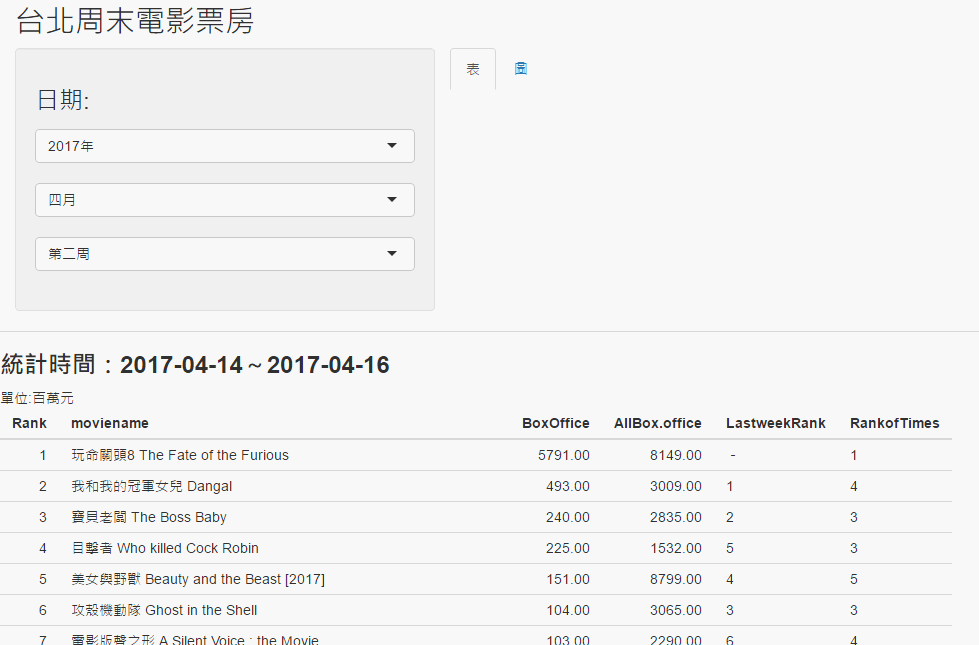

Write R code to recreate this figure.
##此部分已經在shiny上
##https://davidwebb.shinyapps.io/movie/
library(shiny)
library(timeDate)
library(xml2)
library(xmlview)
library(ggplot2)
# Define UI for application that draws a histogram
shinyUI(fluidPage(
  titlePanel("台北周末電影票房"),
  sidebarLayout(
    sidebarPanel(
      # Sidebar with a slider input for number of bins 
      # Application title
      
      selectInput("select1",label = h3("日期:"),choices= list("2017年"="2017")
                  ,selected = sub(Sys.Date(),1,4)),
      selectInput("select2", label=NULL,
                  choices = list("一月" = "01", "二月" = "02", "三月" = "03",
                                 "四月" = "04", "五月" = "05", "六月" = 06,
                                 "七月" = "07", "八月" = "08", "九月" = 09,
                                 "十月" = 10, "十一月" = 11, "十二月"=12), 
                  selected = substr(Sys.Date(),6,7)),
      selectInput("select3",label=NULL,choices= list("第一周"=1,"第二周"=2,
                                                     "第三周"=3,"第四周"=4,
                                                     "第五周"=5)
                  ,selected = 2)
    ),
    
    # Show a plot of the generated distribution
    
    tabsetPanel(
      id = 'dataset',
      tabPanel('表',  h3(strong(textOutput("text"))),"單位:百萬元",tableOutput('table')
               ,"來源:開眼電影網"),
      tabPanel('圖', h3(strong(textOutput("text1"))),plotOutput('plot1'))
    )
  )
))
shinyServer(function(input, output) {
  code<- reactive({
    tempdate1<-paste(input$select1,input$select2,sep="-")
    tempdate1<-paste(tempdate1,"01",sep="-")
    tempdate1<-timeNthNdayInMonth(tempdate1, 5, as.numeric(input$select3))
    tempdate1<-as.character(tempdate1)
    ##資料處理
    ##日期轉換
    #輸入幾月第幾周查出日期
    ##tempDate1<-timeNthNdayInMonth("2017-03-01", 5, 3)
    url   <- "http://app2.atmovies.com.tw/boxoffice/twweekend/jjjj/"
    url<-sub("jjjj",replacement =tempdate1,url)
    read_html(url)
    
  })
  ##統計時間
  date1<-reactive({
    doc<-code()  
    date1 <- "//*[@class='boDate']"
    xml_text(xml_find_all(doc, date1))
    
  })
  ##資料明細
  selected1 <- reactive({
    doc<-code()
    xpathmoviename <- "//*[@id='main']//table[2]//td[2]"
    moviename<-xml_text(xml_find_all(doc, xpathmoviename))
    if(length(moviename)!=0){
      moviename<-moviename[(1:20)*2-1]
      ##本周票房
      xpathmoviemoney <- "//*[@id='main']//table[2]//td[3]"
      moviemoney<-xml_text(xml_find_all(doc, xpathmoviemoney))
      ##取消錢字號
      moviemoney<-gsub("(\\$)","",moviemoney)
      moviemoney<-gsub(",","",moviemoney)
      ##累積票房
      xpathmoviemoney2 <- "//*[@id='main']//table[2]//td[4]"
      moviemoney2<-xml_text(xml_find_all(doc, xpathmoviemoney2))
      ##取消錢字號
      moviemoney2<-gsub("(\\$)","",moviemoney2)
      moviemoney2<-gsub(",","",moviemoney2)
      ##上週排行
      xpathlastweek <- "//*[@id='main']//table[2]//td[5]"
      LastweekRank<-xml_text(xml_find_all(doc, xpathlastweek))
      LastweekRank<-gsub(" ","",LastweekRank)
      ##上榜週數
      xpathallweek <- "//*[@id='main']//table[2]//td[6]"
      Allweek<-xml_text(xml_find_all(doc, xpathallweek))
      Allweek<-gsub(" ","",Allweek)
      Rank<-1:20
      Data<-data.frame("Rank"=Rank,"moviename"=moviename,"BoxOffice"=as.numeric(moviemoney)
                       ,"AllBox-office"=as.numeric(moviemoney2),"LastweekRank"=LastweekRank,"RankofTimes"=Allweek)
      
    }else{
      Data<-data.frame("Rank"=c(""),"moviename"=c("No Data"),"BoxOffice"=c("")
                       ,"AllBox-office"=c(""),"LastweekRank"=c(""),"RankofTimes"=c(""))
    }
  })
  output$text<-renderText({
    date1()
  })
  output$text1<-renderText({
    date1()
  })
  output$table <- renderTable({
    selected1()
  })
  output$plot1 <- renderPlot({
    if(dim(selected1()[1])!=1){
      ggplot( selected1()[1:5,], title="Box-office",aes(x="",y=BoxOffice, fill=moviename))+
        geom_bar(stat="identity")+coord_polar("y")+
        scale_fill_brewer(palette="Dark2")+
        scale_fill_discrete(name="Rank1:5")
    }else{
      ggplot( selected1(), title="Box-office")+
        
        scale_fill_discrete(name="")
    }   
  })
  
  
})
